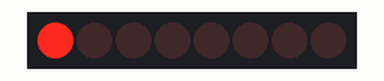
A sketch run on a simulated Arduino Uno, built with avr-gcc and run on an emulated ATmega328P. Shown: 8 shift-register outputs drawn as a row of LEDs (first output left, lit = HIGH). Wiring (inferred from the names in the program): shift register (74HC595): data pin 10; shift clock pin 8; latch pin 9. Wiring (inferred from the signals the program sends): row of LEDs: on Q0, Q1, Q2, Q3, Q4, Q5, Q6, Q7.

Above: at 0.2 s.
At 1.2 s:
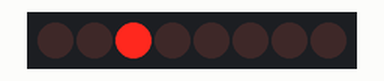
At 1.7 s:
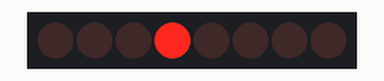
At 2.2 s:
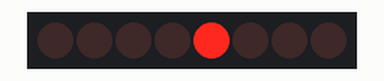
At 3.2 s:
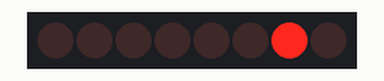
At 4.7 s:
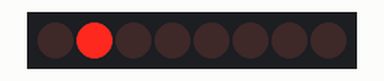
Timing chart, 0 to 5.2 s (numbered marks = the images above):
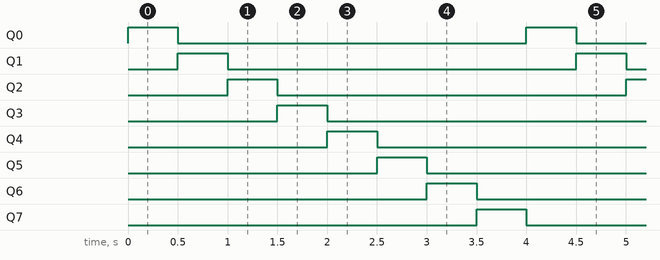

The sketch:

led_display.ino
```cpp
int clockPin = 8;  //SH_CP
int latchPin = 9;  //ST_CP
int dataPin = 10;  //DS
int leds[8]={0xfe,0xfd,0xfb,0xf7,0xef,0xdf,0xbf,0x7f};
////////////////////////////////////////////////////////////
void led_clear(void){
 digitalWrite(latchPin,LOW);
 shiftOut(dataPin, clockPin, MSBFIRST ,0xff);
 digitalWrite(latchPin,HIGH);
}
////////////////////////////////////////////////////////////
void led_display(void){
  for(int i=0;i<8;i++)
     {
     digitalWrite(latchPin,LOW);
     shiftOut(dataPin, clockPin, MSBFIRST ,leds[i]);
     digitalWrite(latchPin,HIGH);
     delay(500);
     }
}
////////////////////////////////////////////////////////////
void setup (){
  pinMode(latchPin,OUTPUT);
  pinMode(clockPin,OUTPUT);
  pinMode(dataPin,OUTPUT);
  led_clear();
}
////////////////////////////////////////////////////////////
void loop(){
  led_display();
}
```

Measured:
- by itself, Q0–7: alternates HIGH for 0.50 s and LOW for 3.5 s
- by itself, everything shown: repeats every 4.0 s, in 8 steps
